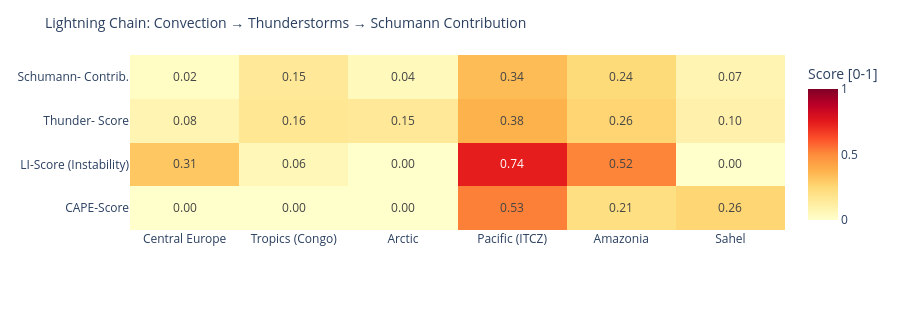

Notebook source saved alongside this figure:
### Code cell
# ============================================================
# LIGHTNING CHAIN: Convection → Thunderstorms → Schumann
# Shows the causal chain per measurement point as heatmap
# ============================================================

def cape_score(v):
    """CAPE → normalized score [0,1]"""
    if v is None or pd.isna(v): return 0.0
    return min(1.0, float(v) / 3000)

def li_score(v):
    """Lifted Index: negative = unstable → score [0,1]"""
    if v is None or pd.isna(v): return 0.3
    return min(1.0, max(0.0, (-float(v) + 6) / 12))

def cloud_score(v):
    if v is None or pd.isna(v): return 0.3
    return float(v) / 100

def thunder_score(row):
    """Kombinierter Gewitterwahrscheinlichkeits-Score
    CAPE + LI + Bedeckung + WMO-Gewitter + konvektiver Niederschlag (showers)
    Hinweis: X-Ray und Kp sind kein Bestandteil – nur geomagn./solarer Kontext.
    """
    cs = cape_score(row.get('cape'))
    ls = li_score(row.get('li'))
    cl = cloud_score(row.get('cloud'))
    t  = 1.0 if row.get('thunderstorm') else 0.0
    # Convective precipitation (showers) as additional indicator
    sh = min(1.0, (row.get('showers') or 0) / 5.0)
    return round(cs * 0.30 + ls * 0.25 + cl * 0.15 + t * 0.20 + sh * 0.10, 3)

def schumann_contribution(t_score, lat):
    """Schumann contribution: higher in tropics (±30°), scaled by thunderstorm score"""
    lat_weight = max(0.3, 1.0 - abs(lat) / 60)
    return round(t_score * lat_weight, 3)

df_atm['cape_score']   = df_atm.apply(lambda r: cape_score(r['cape']), axis=1)
df_atm['li_score']     = df_atm.apply(lambda r: li_score(r['li']),    axis=1)
df_atm['thunder_score']= df_atm.apply(lambda r: thunder_score(r.to_dict()), axis=1)
df_atm['schumann_contribution'] = df_atm.apply(
    lambda r: schumann_contribution(r['thunder_score'], r['lat']), axis=1)

metrics = ['cape_score', 'li_score', 'thunder_score', 'schumann_contribution']
labels  = ['CAPE-Score', 'LI-Score\n(Instability)', 'Thunder-\nScore', 'Schumann-\nContrib.']
z_data  = [df_atm[m].tolist() for m in metrics]

fig = go.Figure(go.Heatmap(
    z=z_data,
    x=df_atm['point'].tolist(),
    y=labels,
    colorscale='YlOrRd',
    zmin=0, zmax=1,
    text=[[f'{v:.2f}' for v in row] for row in z_data],
    texttemplate='%{text}', textfont=dict(size=12),
    colorbar=dict(title='Score [0-1]')
))
fig.update_layout(
    title=dict(text='Lightning Chain: Convection → Thunderstorms → Schumann Contribution', font=dict(size=14)),
    height=310,
    plot_bgcolor='rgba(0,0,0,0)', paper_bgcolor='rgba(0,0,0,0)',
    margin=dict(l=130, r=80, t=55, b=80)
)
fig.show()

### Figure 1 — Plotly figure (JSON) as saved in the notebook; plotly's stock layout.template omitted (floating-point values rounded to 4 significant figures)
{"data": [{"colorbar": {"title": {"text": "Score [0-1]"}}, "colorscale": [[0.0, "rgb(255,255,204)"], [0.125, "rgb(255,237,160)"], [0.25, "rgb(254,217,118)"], [0.375, "rgb(254,178,76)"], [0.5, "rgb(253,141,60)"], [0.625, "rgb(252,78,42)"], [0.75, "rgb(227,26,28)"], [0.875, "rgb(189,0,38)"], [1.0, "rgb(128,0,38)"]], "text": [["0.00", "0.00", "0.00", "0.53", "0.21", "0.26"], ["0.31", "0.06", "0.00", "0.74", "0.52", "0.00"], ["0.08", "0.16", "0.15", "0.38", "0.26", "0.10"], ["0.02", "0.15", "0.04", "0.34", "0.24", "0.07"]], "textfont": {"size": 12}, "texttemplate": "%{text}", "type": "heatmap", "x": ["Central Europe", "Tropics (Congo)", "Arctic", "Pacific (ITCZ)", "Amazonia", "Sahel"], "y": ["CAPE-Score", "LI-Score\n(Instability)", "Thunder-\nScore", "Schumann-\nContrib."], "z": [[0.0, 0.0, 0.0, 0.5267, 0.2133, 0.26], [0.3083, 0.05833, 0.0, 0.7417, 0.5167, 0.0], [0.077, 0.16, 0.15, 0.375, 0.262, 0.095], [0.023, 0.149, 0.045, 0.344, 0.24, 0.074]], "zmax": 1, "zmin": 0}], "layout": {"height": 310, "margin": {"b": 80, "l": 130, "r": 80, "t": 55}, "paper_bgcolor": "rgba(0,0,0,0)", "plot_bgcolor": "rgba(0,0,0,0)", "title": {"font": {"size": 14}, "text": "Lightning Chain: Convection → Thunderstorms → Schumann Contribution"}}}
